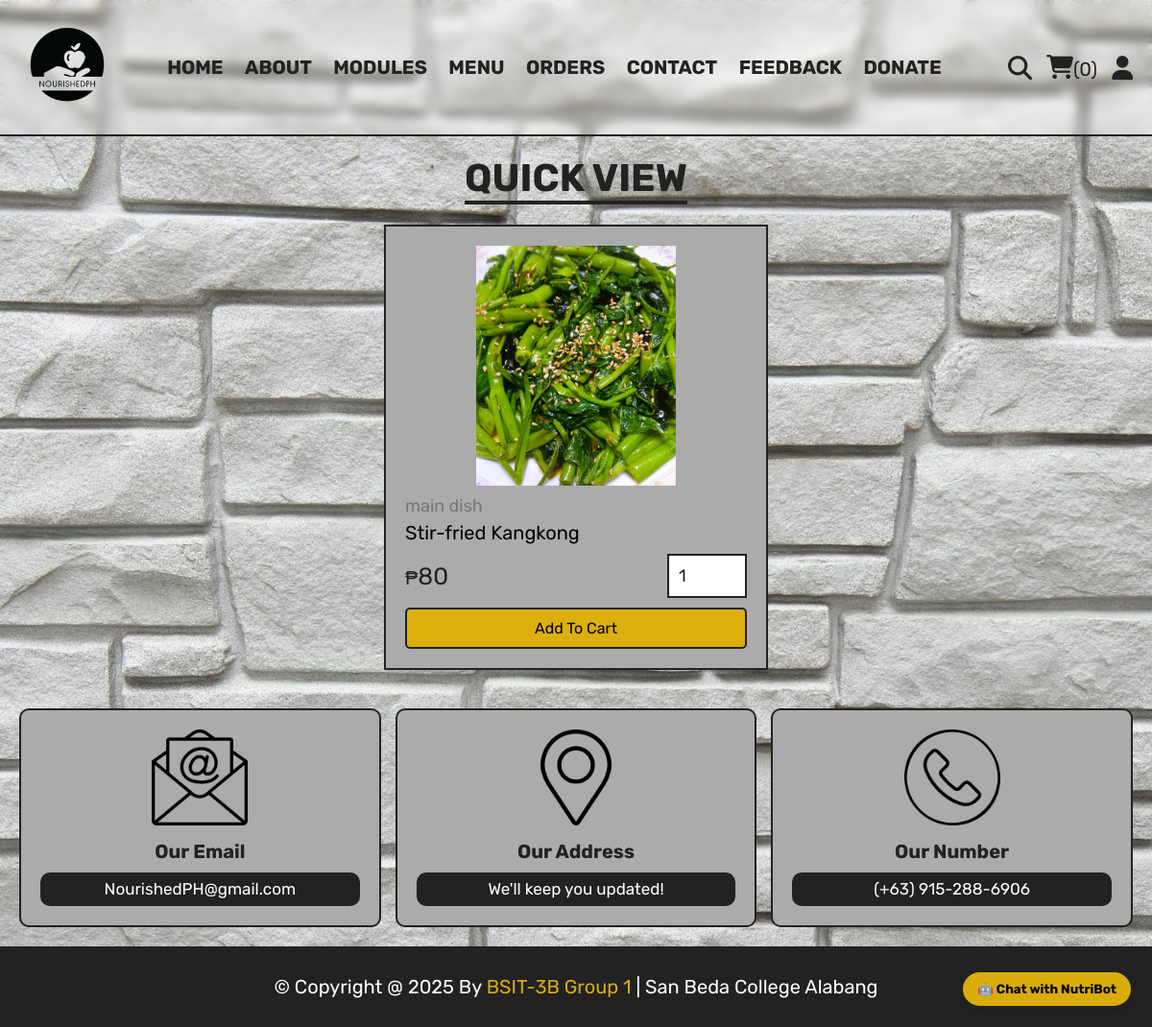
The page /quick_view.php?pid=1 on the database its author committed.
### tables this page shows
CREATE TABLE `products` (
  `id` int(100) NOT NULL,
  `name` varchar(100) NOT NULL,
  `category` varchar(100) NOT NULL,
  `price` int(10) NOT NULL,
  `image` varchar(100) NOT NULL
);

### quick_view.php (the view, shortened to what this page needs)
<?php
include 'components/connect.php';
include 'chatbot.php';
?>
<!DOCTYPE html>
<html lang="en">
<head>
   <link rel="stylesheet" href="https://cdnjs.cloudflare.com/ajax/libs/font-awesome/6.1.1/css/all.min.css">
   <link rel="stylesheet" href="css/style.css">
</head>
<body>
<?php include 'components/user_header.php'; ?>
<section class="quick-view">
   <h1 class="title">quick view</h1>
   <?php
      $pid = $_GET['pid'];
      $select_products = $conn->prepare("SELECT * FROM `products` WHERE id = ?");
      $select_products->execute([$pid]);
      if($select_products->rowCount() > 0){
         while($fetch_products = $select_products->fetch(PDO::FETCH_ASSOC)){
   ?>
   <form action="" method="post" class="box">
      <img src="uploaded_img/<?= $fetch_products['image']; ?>" alt="">
      <a href="category.php?category=<?= $fetch_products['category']; ?>" class="cat"><?= $fetch_products['category']; ?></a>
      <div class="name"><?= $fetch_products['name']; ?></div>
      <div class="flex">
         <div class="price"><span>₱</span><?= $fetch_products['price']; ?></div>
         <input type="number" name="qty" class="qty" min="1" max="99" value="1" maxlength="2">
      </div>
      <button type="submit" name="add_to_cart" class="cart-btn">add to cart</button>
   </form>
   <?php
         }
      }else{
         echo '<p class="empty">no products added yet!</p>';
      }
   ?>
</section>
<?php include 'components/footer.php'; ?>
</body>
</html>

### css/style.css (style rules this page uses)
:root { --yellow:#deb00bfa; --red:#e74c3c; --white:#fff; --black:#222; --light-color:#777; --border:.2rem solid var(--black); }
* { font-family: 'Rubik', sans-serif; margin:0; padding:0; box-sizing: border-box; outline: none; border: none; text-decoration: none; }
html { font-size: 62.5%; overflow-x: hidden; scroll-behavior: smooth; }
section { margin:0 auto; max-width: 1200px; padding:2rem; }
.title { text-align: center; margin-bottom: 2.5rem; font-size: 4rem; color:var(--black); text-transform: uppercase; text-decoration: underline; text-underline-offset: 1rem; }
.quick-view form { max-width: 40rem; padding:2rem; border:var(--border); position: relative; margin:0 auto; }
.quick-view .box { background:rgb(171, 171, 171); }
.quick-view form img { height: 25rem; width: 100%; object-fit: contain; margin-bottom: 1rem; }
.quick-view form .cat { font-size: 1.8rem; color:var(--light-color); }
.quick-view form .name { font-size: 2rem; margin:.5rem 0; }
.quick-view form .flex { display: flex; justify-content: space-between; align-items: center; gap:1.5rem; margin:1rem 0; }
.quick-view form .flex .price { font-size: 2.5rem; color:var(--black); }
.quick-view form .flex .price span { font-size: 2rem; color:var(--black); }
.quick-view form .flex .qty { border:var(--border); padding:1rem; font-size: 1.8rem; color:var(--black); }
.quick-view form .cart-btn { width: 100%; padding: 10px; background: var(--yellow); color: black; border: var(--border); border-radius: 5px; font-size: 16px; cursor: pointer; text-transform: capitalize; }

### quick_view.php (style rules this page uses)
body { background: url('images/background1.jpg') no-repeat center center fixed; background-size: cover; margin: 0; padding: 0; font-family: Arial, sans-serif; }

### rows shown on the page
products: image (picture), category "main dish", name "Stir-fried Kangkong", price "80"

### other values the page prints
$total_cart_items "0"
